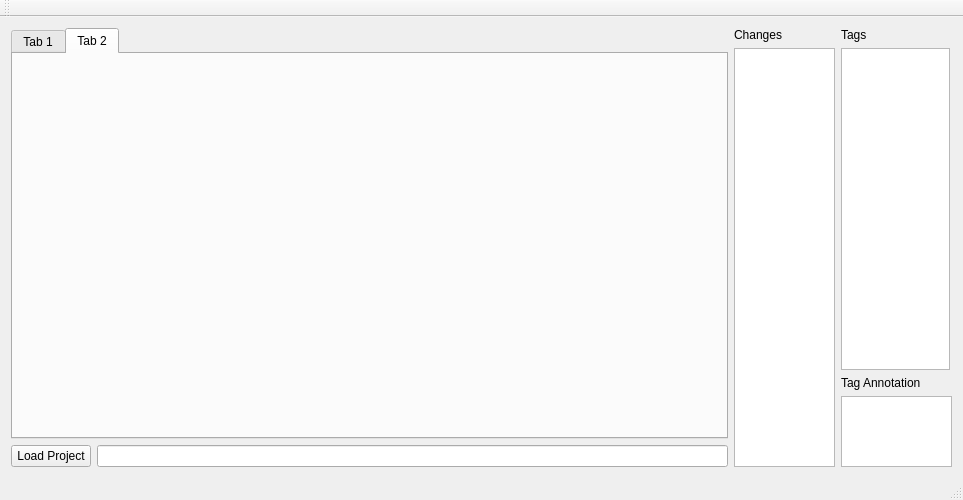
<?xml version="1.0" encoding="UTF-8"?>
<ui version="4.0">
 <class>MainWindow</class>
 <widget class="QMainWindow" name="MainWindow">
  <property name="geometry">
   <rect>
    <x>0</x>
    <y>0</y>
    <width>963</width>
    <height>500</height>
   </rect>
  </property>
  <property name="windowTitle">
   <string>Mapper-Tagger</string>
  </property>
  <widget class="QWidget" name="centralWidget">
   <layout class="QHBoxLayout" name="horizontalLayout">
    <item>
     <layout class="QGridLayout" name="gridLayout">
      <item row="0" column="2">
       <layout class="QVBoxLayout" name="verticalLayout_2">
        <item>
         <widget class="QLabel" name="labelRevs">
          <property name="maximumSize">
           <size>
            <width>41</width>
            <height>16777215</height>
           </size>
          </property>
          <property name="text">
           <string>Tags</string>
          </property>
         </widget>
        </item>
        <item>
         <widget class="QListWidget" name="listWidgetRevs">
          <property name="sizePolicy">
           <sizepolicy hsizetype="Fixed" vsizetype="Expanding">
            <horstretch>0</horstretch>
            <verstretch>0</verstretch>
           </sizepolicy>
          </property>
          <property name="maximumSize">
           <size>
            <width>109</width>
            <height>16777215</height>
           </size>
          </property>
         </widget>
        </item>
        <item>
         <widget class="QLabel" name="labelRevs_2">
          <property name="text">
           <string>Tag Annotation</string>
          </property>
         </widget>
        </item>
        <item>
         <widget class="QPlainTextEdit" name="plainTextEditTagMsg">
          <property name="sizePolicy">
           <sizepolicy hsizetype="Expanding" vsizetype="Fixed">
            <horstretch>0</horstretch>
            <verstretch>0</verstretch>
           </sizepolicy>
          </property>
          <property name="maximumSize">
           <size>
            <width>111</width>
            <height>71</height>
           </size>
          </property>
         </widget>
        </item>
       </layout>
      </item>
      <item row="0" column="0">
       <layout class="QVBoxLayout" name="verticalLayoutTab">
        <item>
         <widget class="QTabWidget" name="mappingViewTab">
          <property name="currentIndex">
           <number>1</number>
          </property>
          <widget class="QWidget" name="tab">
           <attribute name="title">
            <string>Tab 1</string>
           </attribute>
          </widget>
          <widget class="QWidget" name="tab_2">
           <attribute name="title">
            <string>Tab 2</string>
           </attribute>
          </widget>
         </widget>
        </item>
        <item>
         <layout class="QHBoxLayout" name="horizontalLayout_2">
          <item>
           <widget class="QPushButton" name="pushButtonLoadProj">
            <property name="text">
             <string>Load Project</string>
            </property>
           </widget>
          </item>
          <item>
           <widget class="QLineEdit" name="lineEditRepoDir">
            <property name="enabled">
             <bool>true</bool>
            </property>
            <property name="readOnly">
             <bool>true</bool>
            </property>
           </widget>
          </item>
         </layout>
        </item>
       </layout>
      </item>
      <item row="0" column="1">
       <layout class="QVBoxLayout" name="verticalLayout">
        <item>
         <widget class="QLabel" name="label_2">
          <property name="text">
           <string>Changes</string>
          </property>
         </widget>
        </item>
        <item>
         <widget class="QListWidget" name="listWidgetChanges">
          <property name="sizePolicy">
           <sizepolicy hsizetype="Fixed" vsizetype="Expanding">
            <horstretch>0</horstretch>
            <verstretch>0</verstretch>
           </sizepolicy>
          </property>
          <property name="maximumSize">
           <size>
            <width>101</width>
            <height>16777215</height>
           </size>
          </property>
         </widget>
        </item>
       </layout>
      </item>
     </layout>
    </item>
   </layout>
  </widget>
  <widget class="QMenuBar" name="menuBar">
   <property name="geometry">
    <rect>
     <x>0</x>
     <y>0</y>
     <width>963</width>
     <height>22</height>
    </rect>
   </property>
  </widget>
  <widget class="QToolBar" name="mainToolBar">
   <attribute name="toolBarArea">
    <enum>TopToolBarArea</enum>
   </attribute>
   <attribute name="toolBarBreak">
    <bool>false</bool>
   </attribute>
  </widget>
  <widget class="QStatusBar" name="statusBar"/>
 </widget>
 <layoutdefault spacing="6" margin="11"/>
 <resources/>
 <connections/>
</ui>
